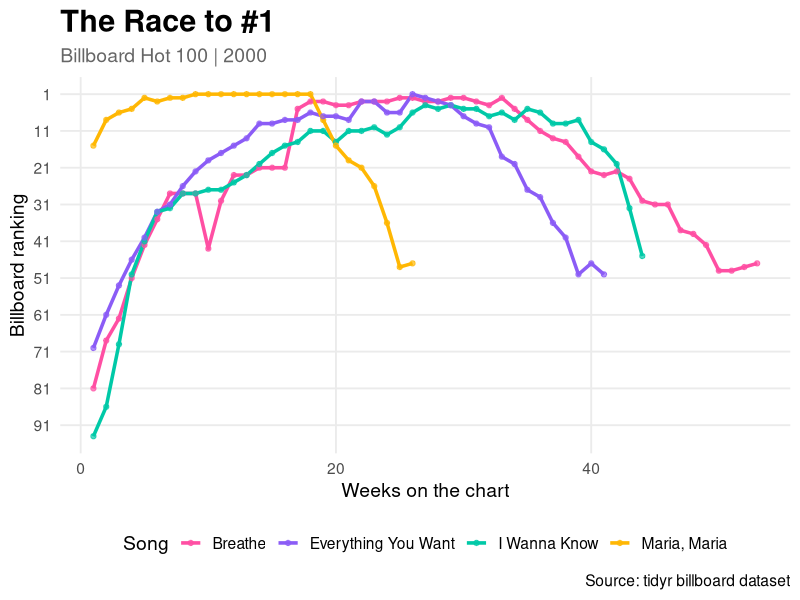

Write the R code that produced this figure.
## ---- chunk 1
#| message: false
library(tidyverse)
## ---- chunk 2
#| echo: false
#| warning: false
#| fig-width: 11
#| fig-height: 6

billboard |>
  filter(
    track %in% c(
      "Breathe",
      "Everything You Want",
      "I Wanna Know",
      "Maria, Maria"
    )
  ) |>
  pivot_longer(
    cols = starts_with("wk"),
    names_to = "week",
    values_to = "rank",
    values_drop_na = TRUE
  ) |>
  mutate(
    week = as.numeric(str_remove(week, "wk"))
  ) |>
  ggplot(aes(x = week, y = rank, color = track)) +
  geom_line(linewidth = 1.2) +
  geom_point(size = 1.5, alpha = 0.7) +
  scale_y_reverse(breaks = seq(1, 100, 10)) +
  scale_color_manual(values = c(
    "#FF4FA3",
    "#8B5CF6",
    "#00C9A7",
    "#FFB703"
  )) +
  labs(
    title = "The Race to #1",
    subtitle = "Billboard Hot 100 | 2000",
    x = "Weeks on the chart",
    y = "Billboard ranking",
    color = "Song",
    caption = "Source: tidyr billboard dataset"
  ) +
  theme_minimal(base_size = 14) +
  theme(
    plot.title = element_text(face = "bold", size = 22),
    plot.subtitle = element_text(color = "gray40"),
    legend.position = "bottom",
    panel.grid.minor = element_blank()
  )
